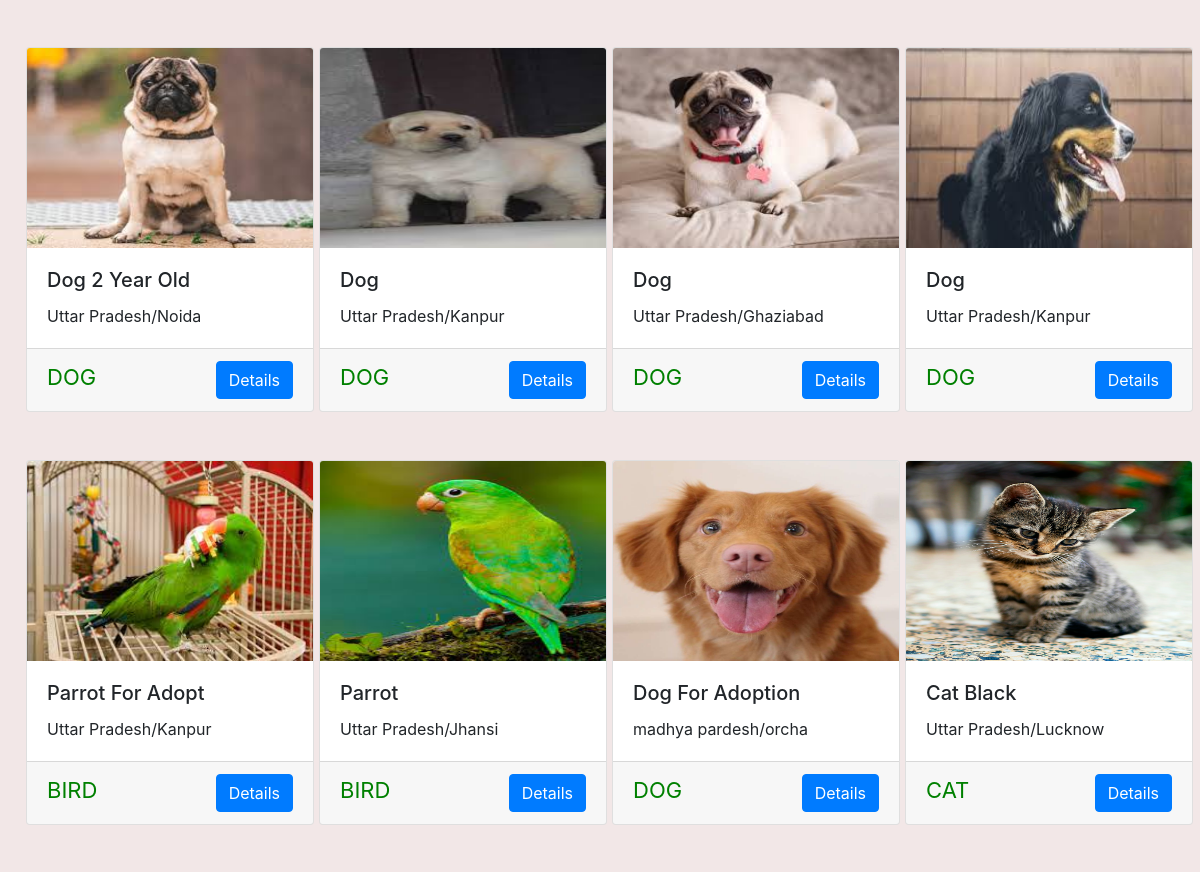
The page /shop/search/ (middle part) on the database as committed earlier.
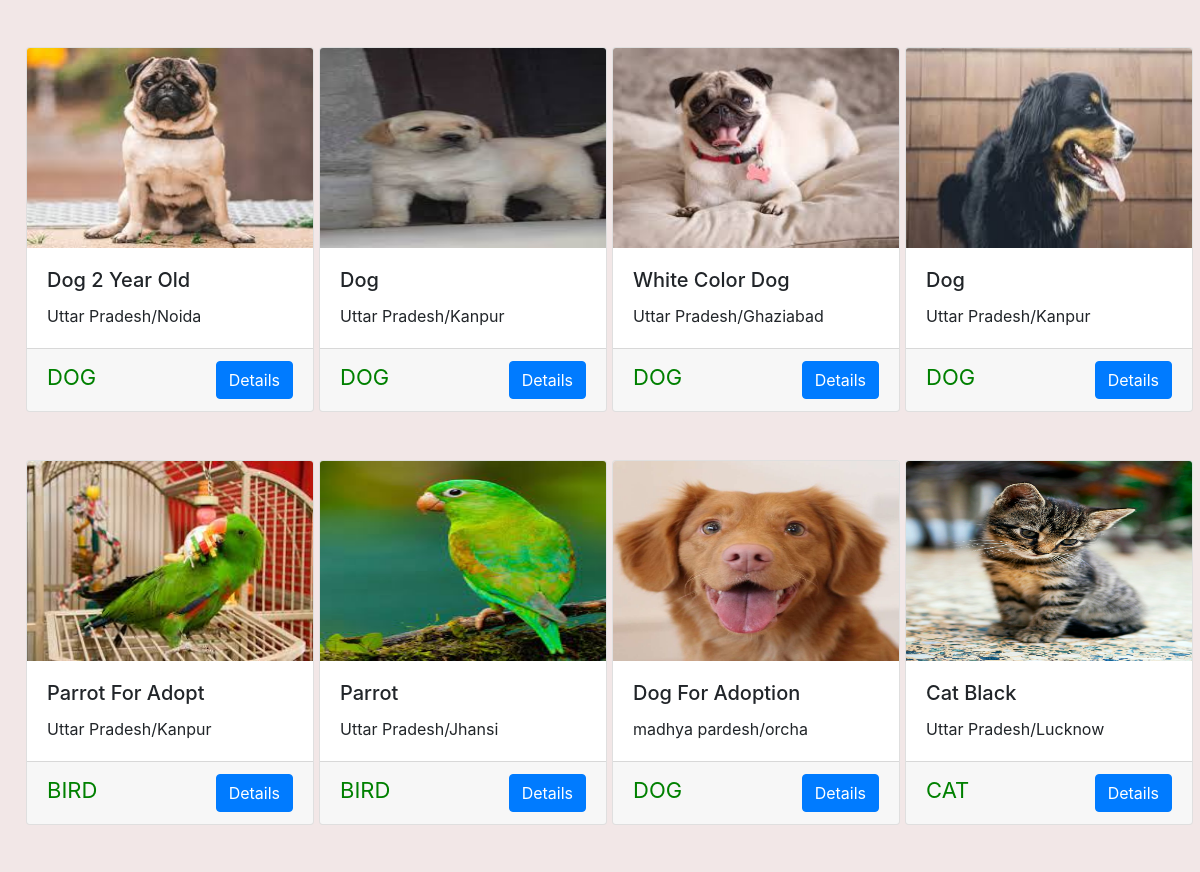
The same page on the database as committed later.
### shop/models.py (models this page shows, shortened)
class Adds(models.Model):
    addId=models.AutoField
    adType=models.CharField(max_length=20,default="")
    addName=models.CharField(max_length=50,default="")
    petCatgory=models.CharField(max_length=50,default="")
    addDescription=models.CharField(max_length=300,default="")
    userId=models.IntegerField()
    pno=models.CharField(max_length=12,default="")
    state=models.CharField(max_length=50,default="")
    city=models.CharField(max_length=50,default="")
    price=models.IntegerField(default=0)
    pub_date=models.DateField(auto_now_add=True)
    image=models.ImageField(upload_to="shop/images/",default="")

### shop/views.py (the view)
# urls.py: path("search/",views.search,name="search"),
def search(request):
    ads= Adds.objects.all()
    if request.method=="GET":
        st=request.GET.get('search')
        if st!=None:
            ads= Adds.objects.filter(addName__icontains=st,petCatgory__icontains=st)
    params={"searchAdd":ads}
    return render(request, 'shop/search.html', params)

### shop/templates/shop/search.html (shortened to what this page needs)
{% extends 'shop/base.html' %}
{% block body %}
<div class="container-fluid">
  {% for i in searchAdd %}
  <div class="col-xs-3 col-sm-3 col-md-3 ">
    <div class="card my-4" style="width: 18rem;">
      <img src='/media/{{i.image}}' class="card-img-top" alt="...">
      <div class="card-body">
        <h5 class="card-title">{{i.addName|title}}</h5>
        <p class="card-text"> {{i.state}}/{{i.city}}</p>
      </div>
      <div class="card-footer">
        <p id="category">{{i.petCatgory}}</P>
        <a href="/shop/adview/{{i.id}}">
          <button id="vd{{i.id}}" class="btn btn-primary cart">Details</button>
        </a>
      </div>
    </div>
  </div>
  {% empty %}
  <h3>No data found</h3>
  {% endfor %}
</div>
{% endblock %}

Rows that differ between the two databases and show on the page:
changed Adds "Ghaziabad": addName "Dog" → "White Color Dog"
